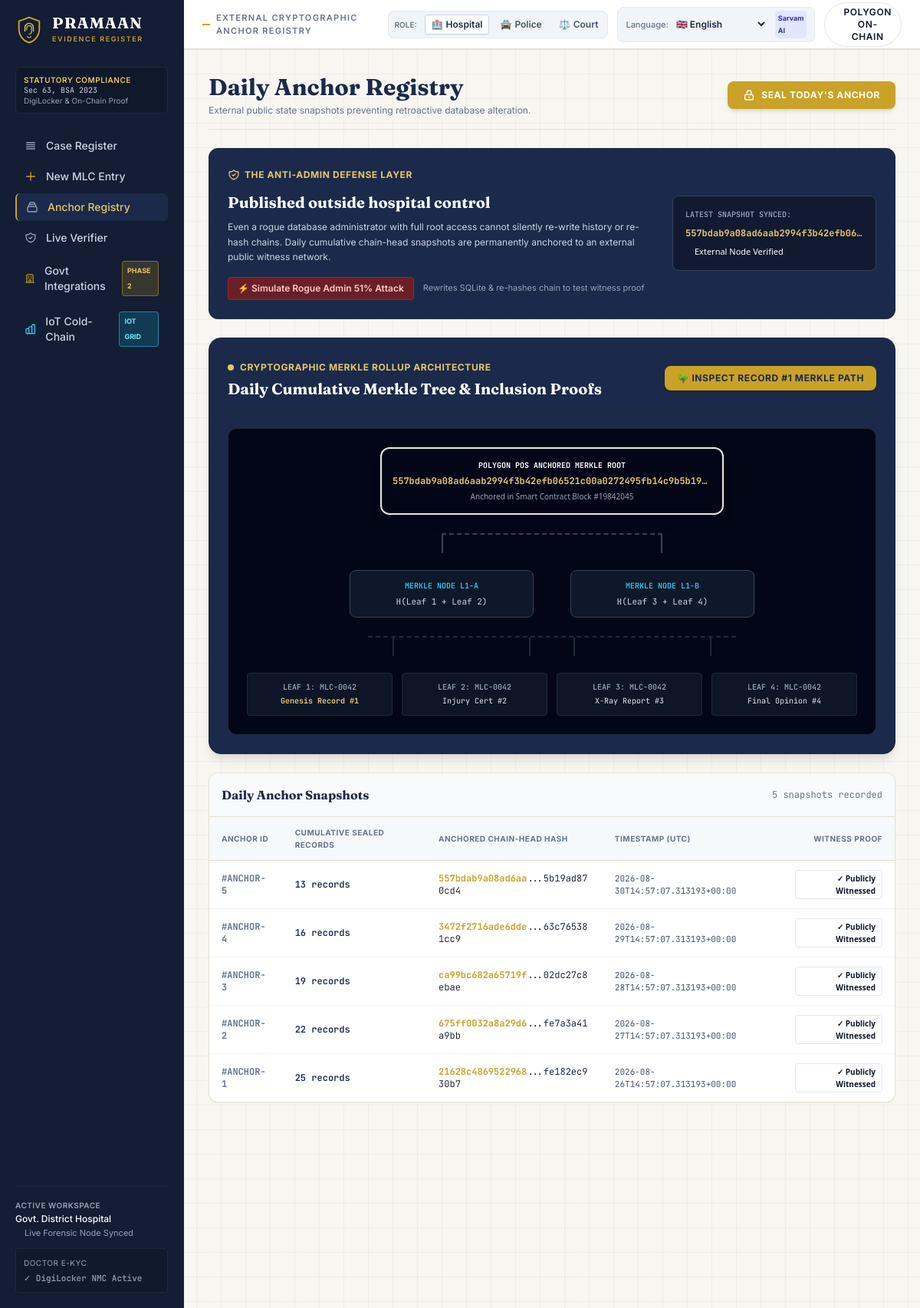
Page /anchor on the committed database.
### tables this page shows
CREATE TABLE anchors (
            id INTEGER PRIMARY KEY AUTOINCREMENT,
            chain_head_hash TEXT NOT NULL,
            records_sealed INTEGER NOT NULL,
            created_at TEXT NOT NULL
        );

### backend/app.py (the view)
@app.get("/anchor", response_class=HTMLResponse)
async def anchor_page(request: Request):
    anchors = db.get_all_anchors()
    latest_anchor = db.get_latest_anchor()
    current_role = get_current_role(request)
    divergence_info = db.check_anchor_divergence()
    return templates.TemplateResponse("anchor.html", {
        "request": request,
        "anchors": anchors,
        "latest_anchor": latest_anchor,
        "divergence_info": divergence_info,
        "current_role": current_role,
        "active_page": "anchor",
        "is_standalone_verifier": False
    })

### frontend/templates/anchor.html (shortened to what this page needs)
{% extends 'base.html' %}
{% block kicker %}External Cryptographic Anchor Registry{% endblock %}
{% block content %}
<div class="max-w-6xl mx-auto space-y-6">
  <div class="flex flex-col sm:flex-row sm:items-center justify-between gap-4 border-b border-ledgerborder pb-4">
    <div>
      <h1 class="font-fraunces text-2xl sm:text-3xl font-bold text-navy">Daily Anchor Registry</h1>
      <p class="text-xs text-slate-500 mt-1">External public state snapshots preventing retroactive database alteration.</p>
    </div>
    <div class="flex items-center gap-3">
      <form action="/anchor/seal" method="POST">
        <button type="submit" class="px-5 py-2.5 rounded-lg bg-[#C9A227] hover:bg-[#B08D1E] text-white font-bold text-xs uppercase tracking-wider flex items-center gap-2 shadow-md transition-all">
          <svg class="w-4 h-4" fill="none" viewBox="0 0 24 24" stroke="currentColor">
            <path stroke-linecap="round" stroke-linejoin="round" stroke-width="2" d="M12 15v2m-6 4h12a2 2 0 002-2v-6a2 2 0 00-2-2H6a2 2 0 00-2 2v6a2 2 0 002 2zm10-10V7a4 4 0 00-8 0v4h8z" />
          </svg>
          <span>Seal Today's Anchor</span>
        </button>
      </form>
    </div>
  </div>
  <div class="bg-navy rounded-xl p-6 text-white border border-slate-800 shadow-sm grid grid-cols-1 md:grid-cols-12 gap-6 items-center">
    <div class="md:col-span-8 space-y-2">
      <div class="inline-flex items-center gap-1.5 text-xs text-[#E7C766] font-bold uppercase tracking-wider">
        <span>The Anti-Admin Defense Layer</span>
      </div>
      <h3 class="font-fraunces text-xl font-bold">Published outside hospital control</h3>
      <p class="text-xs text-slate-300 leading-relaxed max-w-2xl">
        Even a rogue database administrator with full root access cannot silently re-write history or re-hash chains. Daily cumulative chain-head snapshots are permanently anchored to an external public witness network.
      </p>
      <div class="pt-2 flex items-center gap-3">
        <button onclick="simulateAdminAttack()" class="px-3 py-1.5 rounded bg-red-900/80 hover:bg-red-800 text-red-200 border border-red-700 text-xs font-semibold flex items-center gap-1.5 transition-colors">
          <span>⚡ Simulate Rogue Admin 51% Attack</span>
        </button>
        <span class="text-[11px] text-slate-400">Rewrites SQLite & re-hashes chain to test witness proof</span>
      </div>
    </div>
    <div class="md:col-span-4 bg-slate-900/80 p-4 rounded-lg border border-slate-700 text-xs space-y-2 font-mono">
      <div class="text-[10px] text-slate-400 uppercase font-semibold">Latest Snapshot Synced:</div>
      <div class="text-[#E7C766] font-bold truncate">{{ latest_anchor.chain_head_hash if latest_anchor else 'N/A' }}</div>
      <div class="text-[11px] text-emerald-400 flex items-center gap-1 font-sans">
        <span class="w-2 h-2 rounded-full bg-emerald-500"></span>
        External Node Verified
      </div>
    </div>
  </div>
  <div class="bg-navy rounded-2xl p-6 text-white border border-slate-800 shadow-lg space-y-5">
    <div class="flex flex-col sm:flex-row sm:items-center justify-between gap-3 border-b border-slate-800 pb-4">
      <div>
        <div class="inline-flex items-center gap-2 text-xs font-bold text-[#E7C766] uppercase tracking-wider">
          <span class="w-2 h-2 rounded-full bg-[#E7C766] animate-pulse"></span>
          <span>Cryptographic Merkle Rollup Architecture</span>
        </div>
        <h3 class="font-fraunces text-xl font-bold text-white mt-1">Daily Cumulative Merkle Tree & Inclusion Proofs</h3>
      </div>
      <button onclick="openMerkleProofModal(1)" class="px-4 py-2 rounded-lg bg-[#C9A227] hover:bg-[#B08D1E] text-navy font-bold text-xs uppercase tracking-wider shadow transition-all flex items-center gap-1.5 self-start sm:self-auto">
        <span>🌳 Inspect Record #1 Merkle Path</span>
      </button>
    </div>
    <div class="bg-slate-950 p-6 rounded-xl border border-slate-800 overflow-x-auto">
      <div class="min-w-[650px] flex flex-col items-center space-y-6 text-center text-xs font-mono">
        <div class="p-3.5 bg-gradient-to-r from-emerald-950 to-slate-900 border-2 border-emerald-500 rounded-xl max-w-md w-full shadow-lg space-y-1">
          <div class="text-[10px] uppercase font-bold text-emerald-400">Polygon PoS Anchored Merkle Root</div>
          <div class="text-xs font-bold text-[#E7C766] break-all truncate">
            {{ latest_anchor.chain_head_hash if latest_anchor else divergence_info.current_merkle_root }}
          </div>
          <div class="text-[10px] text-slate-400 font-sans">Anchored in Smart Contract Block #19842045</div>
        </div>
        <div class="w-72 h-6 flex justify-between border-t-2 border-dashed border-slate-700 relative">
          <div class="w-0.5 h-6 bg-slate-700 absolute left-0 top-0"></div>
          <div class="w-0.5 h-6 bg-slate-700 absolute right-0 top-0"></div>
        </div>
        <div class="flex justify-center gap-12 w-full">
          <div class="p-3 bg-slate-900 border border-slate-700 rounded-lg max-w-[240px] w-full space-y-1">
            <div class="text-[10px] uppercase text-cyan-400 font-semibold">Merkle Node L1-A</div>
            <div class="text-[11px] text-slate-300 truncate">H(Leaf 1 + Leaf 2)</div>
          </div>
          <div class="p-3 bg-slate-900 border border-slate-700 rounded-lg max-w-[240px] w-full space-y-1">
            <div class="text-[10px] uppercase text-cyan-400 font-semibold">Merkle Node L1-B</div>
            <div class="text-[11px] text-slate-300 truncate">H(Leaf 3 + Leaf 4)</div>
          </div>
        </div>
        <div class="w-[480px] h-6 flex justify-around border-t-2 border-dashed border-slate-800 relative">
          <div class="w-0.5 h-6 bg-slate-800 absolute left-8 top-0"></div>
          <div class="w-0.5 h-6 bg-slate-800 absolute left-[210px] top-0"></div>
          <div class="w-0.5 h-6 bg-slate-800 absolute right-[210px] top-0"></div>
          <div class="w-0.5 h-6 bg-slate-800 absolute right-8 top-0"></div>
        </div>
        <div class="grid grid-cols-4 gap-3 w-full">
          <div class="p-2.5 bg-slate-900/90 border border-slate-800 rounded text-[10px] space-y-0.5 hover:border-[#C9A227] transition-colors cursor-pointer" onclick="openMerkleProofModal(1)">
            <div class="text-slate-400 uppercase font-semibold">Leaf 1: MLC-0042</div>
            <div class="text-[#E7C766] truncate font-bold">Genesis Record #1</div>
          </div>
          <div class="p-2.5 bg-slate-900/90 border border-slate-800 rounded text-[10px] space-y-0.5 hover:border-[#C9A227] transition-colors cursor-pointer" onclick="openMerkleProofModal(2)">
            <div class="text-slate-400 uppercase font-semibold">Leaf 2: MLC-0042</div>
            <div class="text-slate-200 truncate">Injury Cert #2</div>
          </div>
          <div class="p-2.5 bg-slate-900/90 border border-slate-800 rounded text-[10px] space-y-0.5 hover:border-[#C9A227] transition-colors cursor-pointer" onclick="openMerkleProofModal(3)">
            <div class="text-slate-400 uppercase font-semibold">Leaf 3: MLC-0042</div>
            <div class="text-slate-200 truncate">X-Ray Report #3</div>
          </div>
          <div class="p-2.5 bg-slate-900/90 border border-slate-800 rounded text-[10px] space-y-0.5 hover:border-[#C9A227] transition-colors cursor-pointer" onclick="openMerkleProofModal(4)">
            <div class="text-slate-400 uppercase font-semibold">Leaf 4: MLC-0042</div>
            <div class="text-slate-200 truncate">Final Opinion #4</div>
          </div>
        </div>
      </div>
    </div>
  </div>
  <div class="bg-white rounded-xl border border-ledgerborder shadow-sm overflow-hidden">
    <div class="p-4 border-b border-ledgerborder flex items-center justify-between bg-slate-50">
      <h3 class="font-fraunces text-base font-bold text-navy">Daily Anchor Snapshots</h3>
      <span class="font-mono text-xs text-slate-500">{{ anchors|length }} snapshots recorded</span>
    </div>
    <div class="overflow-x-auto">
      <table class="w-full text-left text-xs">
        <thead>
          <tr class="border-b border-ledgerborder bg-slate-100/60 text-[10px] font-semibold uppercase tracking-wider text-slate-500">
            <th class="py-3 px-4">Anchor ID</th>
            <th class="py-3 px-4">Cumulative Sealed Records</th>
            <th class="py-3 px-4">Anchored Chain-Head Hash</th>
            <th class="py-3 px-4">Timestamp (UTC)</th>
            <th class="py-3 px-4 text-right">Witness Proof</th>
          </tr>
        </thead>
        <tbody class="divide-y divide-slate-100 font-mono">
          {% for anchor in anchors %}
          <tr class="hover:bg-slate-50">
            <td class="py-3 px-4 text-slate-500 font-bold">#ANCHOR-{{ anchor.id }}</td>
            <td class="py-3 px-4 text-navy font-semibold">{{ anchor.records_sealed }} records</td>
            <td class="py-3 px-4 text-slate-800 break-all max-w-xs">
              <span class="text-[#C9A227] font-bold">{{ anchor.chain_head_hash[:16] }}</span>...{{ anchor.chain_head_hash[-12:] }}
            </td>
            <td class="py-3 px-4 text-slate-600 text-[11px]">{{ anchor.created_at }}</td>
            <td class="py-3 px-4 text-right font-sans">
              <span class="inline-flex items-center gap-1 px-2 py-0.5 rounded text-[10px] font-bold bg-emerald-50 text-emerald-700 border border-emerald-200">
                ✓ Publicly Witnessed
              </span>
            </td>
          </tr>
          {% endfor %}
        </tbody>
      </table>
    </div>
  </div>
</div>
{% endblock %}

### frontend/static/custom.css (style rules this page uses)
:root { --color-navy: #1B2A4A; --color-navy-deep: #131D33; --color-ink: #0F172A; --color-paper: #F8F6F1; --color-gold: #C9A227; --color-gold-soft: #E7C766; --color-emerald: #16A34A; --color-crimson: #DC2626; --color-violet: #7C3AED; --color-border: #E5E0D5; }
body { font-family: 'Inter', -apple-system, BlinkMacSystemFont, sans-serif; color: var(--color-ink); background-color: var(--color-paper); }
.font-fraunces { font-family: 'Fraunces', Georgia, serif; }
.font-mono { font-family: 'JetBrains Mono', monospace; }
.ledger-bg { background-color: #F8F6F1; background-image: linear-gradient(to right, rgba(27, 42, 74, 0.04) 1px, transparent 1px), linear-gradient(to bottom, rgba(27, 42, 74, 0.04) 1px, transparent 1px); background-size: 32px 32px; }

### rows in the picture
anchors: chain_head_hash "557bdab9a08ad6aab2994f3b42efb06…", chain_head_hash "557bdab9a08ad6aab2994f3b42efb06521c00a0272495fb14c9b5b19…", id "5", records_sealed "13", chain_head_hash "557bdab9a08ad6aa", chain_head_hash "5b19ad870cd4", created_at "2026-08-30T14:57:07.313193+00:00"
anchors: id "4", records_sealed "16", chain_head_hash "3472f2716ade6dde", chain_head_hash "63c765381cc9", created_at "2026-08-29T14:57:07.313193+00:00"
anchors: id "3", records_sealed "19", chain_head_hash "ca99bc682a65719f", chain_head_hash "02dc27c8ebae", created_at "2026-08-28T14:57:07.313193+00:00"
anchors: id "2", records_sealed "22", chain_head_hash "675ff0032a8a29d6", chain_head_hash "fe7a3a41a9bb", created_at "2026-08-27T14:57:07.313193+00:00"
anchors: id "1", records_sealed "25", chain_head_hash "21628c4869522968", chain_head_hash "fe182ec930b7", created_at "2026-08-26T14:57:07.313193+00:00"

### other values in the picture
{{ anchors|length }} "5"
